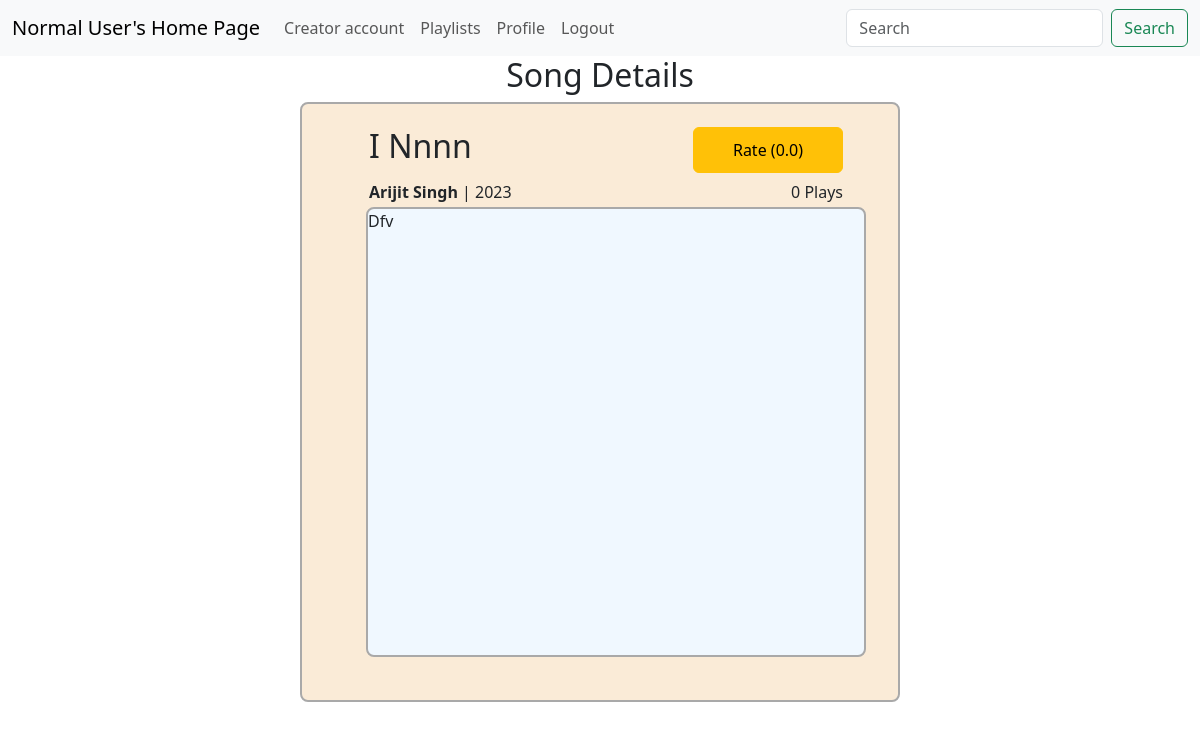
Page /user_song_lyrics/1/4 on the earlier database version.
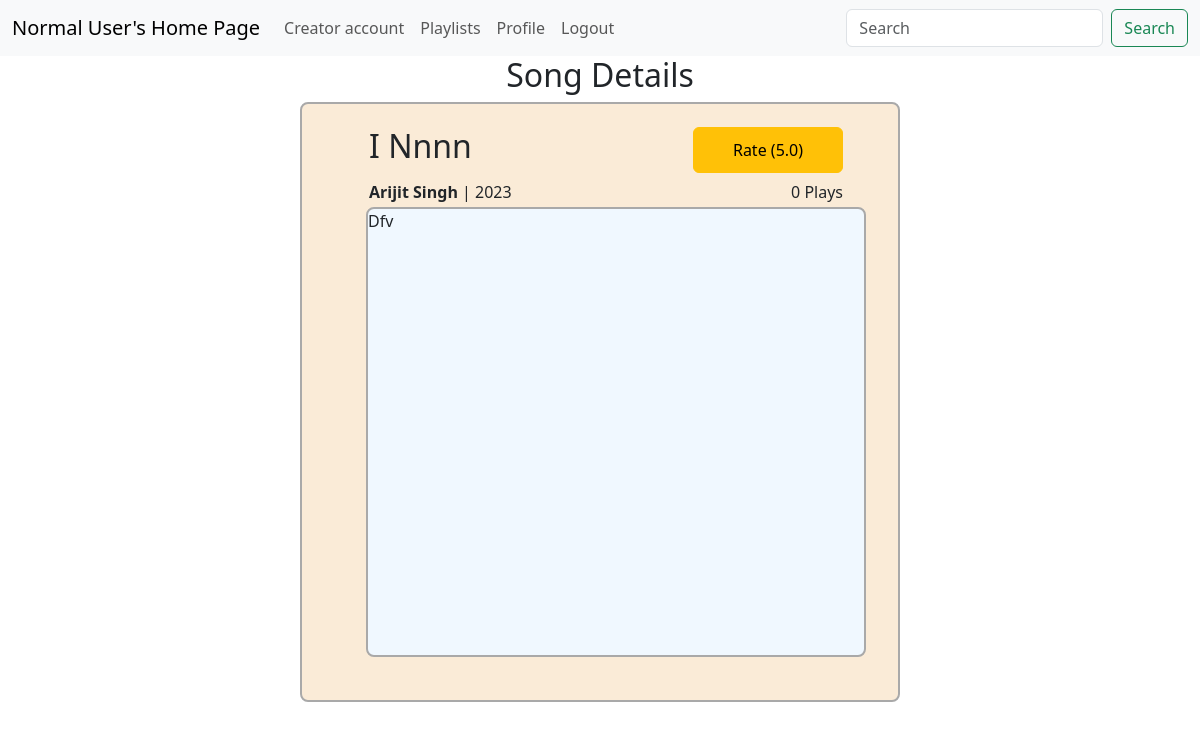
Same page on the later database version.
### model1.py (models this page shows, shortened)
class Song(db.Model):
    song_id = db.Column(db.Integer, primary_key=True)
    song_name = db.Column(db.String(100), nullable=False)
    song_artist = db.Column(db.String(100))
    song_language = db.Column(db.String(30))
    song_genre = db.Column(db.String(50))
    song_lyrics = db.Column(db.Text())   # variable string size
    song_duration = db.Column(db.Integer)  # in seconds
    release_date = db.Column(db.String(20))
    creator_id = db.Column(db.Integer, db.ForeignKey("user.user_id"), nullable=False)
    album_id = db.Column(db.Integer, db.ForeignKey("album.album_id") ,default=None)
    song_path = db.Column(db.String(255),default=None)
    song_thumbnail = db.Column(db.String(255),default=None)
    song_play_count = db.Column(db.Integer, default=0)
    song_flag = db.Column(db.Boolean,default=False)
    song_avg_rating = db.Column(db.Float(), default=0) # included later during devlopement
    creator = db.relationship("User", backref="songs")

### app.py (the view)
@app.route("/user_song_lyrics/<int:u_id>/<int:s_id>", methods=["GET", "POST"])
def user_song_lyrics(s_id, u_id):
    song = Song.query.get(s_id)
    user = User.query.get(u_id)
    return render_template("user_song_lyrics.html", song=song, user=user)

### app.py (called while the page is built)
@app.context_processor
def search_processor():
    return {'searched': request.form.get("searched")}

### templates/user_song_lyrics.html (shortened to what this page needs)
<!DOCTYPE html>
<html lang="en">
<head>
    <link href="https://cdn.jsdelivr.net/npm/bootstrap@5.3.2/dist/css/bootstrap.min.css" rel="stylesheet"
 />
</head>
<body>
    {% extends "general_user_navbar.html" %}
    {% block content %}
    <div class="container-fluid">
        <h2>Song Details</h2>
        <div class="song-details ">
            <ul type="none">
                <div class="container text-center">
                    <div class="row row-col-2">
                        <div class="col">
                            <li id="list-item1">
                                <h2>{{song.song_name}}</h2>
                            </li>
                        </div>
                        <div class="col">
                            <li id="rate"><a class="btn btn-warning" href="/rate_song/{{user.user_id}}/{{song.song_id}}"
                                    role="button" style="padding: 10px; width:150px">Rate ({{song.song_avg_rating}})</a></li>
                        </div>
                    </div>
                    <div class="row row-col-2">
                        <div class="col">
                            <li id="list-item2"><b>{{song.song_artist}}</b> | {{song.release_date[0:4]}} </li>
                        </div>
                        <div class="col">
                            <li id="list-item4">{{song.song_play_count}} Plays</li>
                        </div>
                    </div>
                </div>
                <div class="lyrics">
                    <li id="list-item5">{{song.song_lyrics}}</li>
                </div>
            </ul>
        </div>
    </div>
    {% endblock %}

Differences in the rows shown:
changed Song "I Nnnn": song_avg_rating "0.0" → "5.0"
